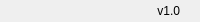
              <widget class="QFrame" name="bottomBar">
               <property name="minimumSize">
                <size>
                 <width>0</width>
                 <height>22</height>
                </size>
               </property>
               <property name="maximumSize">
                <size>
                 <width>16777215</width>
                 <height>22</height>
                </size>
               </property>
               <property name="frameShape">
                <enum>QFrame::NoFrame</enum>
               </property>
               <property name="frameShadow">
                <enum>QFrame::Raised</enum>
               </property>
               <layout class="QHBoxLayout" name="horizontalLayout_5">
                <property name="spacing">
                 <number>0</number>
                </property>
                <property name="leftMargin">
                 <number>0</number>
                </property>
                <property name="topMargin">
                 <number>0</number>
                </property>
                <property name="rightMargin">
                 <number>0</number>
                </property>
                <property name="bottomMargin">
                 <number>0</number>
                </property>
                <item>
                 <widget class="QLabel" name="creditsLabel">
                  <property name="maximumSize">
                   <size>
                    <width>16777215</width>
                    <height>16</height>
                   </size>
                  </property>
                  <property name="font">
                   <font>
                    <family>Segoe UI</family>
                    <pointsize>-1</pointsize>
                    <italic>false</italic>
                    <bold>false</bold>
                   </font>
                  </property>
                  <property name="text">
                   <string/>
                  </property>
                  <property name="alignment">
                   <set>Qt::AlignLeading|Qt::AlignLeft|Qt::AlignVCenter</set>
                  </property>
                 </widget>
                </item>
                <item>
                 <widget class="QLabel" name="version">
                  <property name="text">
                   <string>v1.0</string>
                  </property>
                  <property name="alignment">
                   <set>Qt::AlignRight|Qt::AlignTrailing|Qt::AlignVCenter</set>
                  </property>
                 </widget>
                </item>
                <item>
                 <widget class="QFrame" name="frame_size_grip">
                  <property name="minimumSize">
                   <size>
                    <width>20</width>
                    <height>0</height>
                   </size>
                  </property>
                  <property name="maximumSize">
                   <size>
                    <width>20</width>
                    <height>16777215</height>
                   </size>
                  </property>
                  <property name="frameShape">
                   <enum>QFrame::NoFrame</enum>
                  </property>
                  <property name="frameShadow">
                   <enum>QFrame::Raised</enum>
                  </property>
                 </widget>
                </item>
               </layout>
              </widget>
